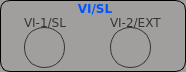
    <widget class="QFrame" name="fp_VI_ICM_SL">
     <property name="geometry">
      <rect>
       <x>54</x>
       <y>84</y>
       <width>186</width>
       <height>72</height>
      </rect>
     </property>
     <property name="styleSheet">
      <string notr="true">QFrame{border:1px solid black; background-color: qlineargradient(x1: 0, y1: 0, x2: 0, y2: 1,stop: 0 #a09f9e, stop: 1 #a09f9e);border-radius:10px;}
QLabel{border:1px solid rgba(0,0,0,0);
background-color: rgb(0, 0, 0,0);
}

</string>
     </property>
     <property name="frameShape">
      <enum>QFrame::StyledPanel</enum>
     </property>
     <property name="frameShadow">
      <enum>QFrame::Raised</enum>
     </property>
     <widget class="QFrame" name="fp_Guarding_4">
      <property name="geometry">
       <rect>
        <x>195</x>
        <y>26</y>
        <width>80</width>
        <height>30</height>
       </rect>
      </property>
      <property name="styleSheet">
       <string notr="true">border:1px solid gray;
 border-top-right-radius: 8px;
 border-top-left-radius: 8px;
 border-bottom-right-radius: 15px;
 border-bottom-left-radius: 15px;</string>
      </property>
      <property name="frameShape">
       <enum>QFrame::StyledPanel</enum>
      </property>
      <property name="frameShadow">
       <enum>QFrame::Raised</enum>
      </property>
     </widget>
     <widget class="QFrame" name="fp_VI2_EXT_2">
      <property name="geometry">
       <rect>
        <x>110</x>
        <y>27</y>
        <width>41</width>
        <height>41</height>
       </rect>
      </property>
      <property name="styleSheet">
       <string notr="true">border:1px solid rgb(53, 53, 53);border-radius:20px;
image: url(:/new/prefix1/Button-Blank-Gray-icon.png);</string>
      </property>
      <property name="frameShape">
       <enum>QFrame::StyledPanel</enum>
      </property>
      <property name="frameShadow">
       <enum>QFrame::Raised</enum>
      </property>
     </widget>
     <widget class="QLabel" name="fp_VI1_ICM_SL_label_2">
      <property name="geometry">
       <rect>
        <x>20</x>
        <y>14</y>
        <width>60</width>
        <height>17</height>
       </rect>
      </property>
      <property name="font">
       <font>
        <family>DejaVu Sans</family>
        <pointsize>9</pointsize>
        <weight>50</weight>
        <bold>false</bold>
       </font>
      </property>
      <property name="styleSheet">
       <string notr="true">color: rgb(53, 53, 53);</string>
      </property>
      <property name="text">
       <string>VI-1/SL</string>
      </property>
     </widget>
     <widget class="QLabel" name="fp_VI2_EXT_label_2">
      <property name="geometry">
       <rect>
        <x>106</x>
        <y>14</y>
        <width>60</width>
        <height>17</height>
       </rect>
      </property>
      <property name="font">
       <font>
        <family>DejaVu Sans</family>
        <pointsize>9</pointsize>
        <weight>50</weight>
        <bold>false</bold>
       </font>
      </property>
      <property name="styleSheet">
       <string notr="true">color: rgb(53, 53, 53);</string>
      </property>
      <property name="text">
       <string>VI-2/EXT</string>
      </property>
     </widget>
     <widget class="QFrame" name="fp_VI1_ICM_SL_2">
      <property name="geometry">
       <rect>
        <x>24</x>
        <y>27</y>
        <width>41</width>
        <height>41</height>
       </rect>
      </property>
      <property name="styleSheet">
       <string notr="true">border:1px solid rgb(53, 53, 53);border-radius:20px;
image: url(:/new/prefix1/Button-Blank-Gray-icon.png);</string>
      </property>
      <property name="frameShape">
       <enum>QFrame::StyledPanel</enum>
      </property>
      <property name="frameShadow">
       <enum>QFrame::Raised</enum>
      </property>
     </widget>
     <widget class="QLabel" name="fp_ICM_Guard_4">
      <property name="geometry">
       <rect>
        <x>196</x>
        <y>1</y>
        <width>75</width>
        <height>17</height>
       </rect>
      </property>
      <property name="font">
       <font>
        <family>DejaVu Sans</family>
        <pointsize>9</pointsize>
        <weight>50</weight>
        <bold>false</bold>
       </font>
      </property>
      <property name="styleSheet">
       <string notr="true">color: rgb(53, 53, 53);</string>
      </property>
      <property name="text">
       <string>ICM GUARD</string>
      </property>
     </widget>
     <widget class="QLabel" name="fp_DMM_label_4">
      <property name="geometry">
       <rect>
        <x>0</x>
        <y>0</y>
        <width>190</width>
        <height>16</height>
       </rect>
      </property>
      <property name="font">
       <font>
        <family>DejaVu Sans</family>
        <weight>75</weight>
        <bold>true</bold>
       </font>
      </property>
      <property name="styleSheet">
       <string notr="true">/*background-color:blue;
color: rgb(0, 85, 255);
color:white;
border:1px solid black;
border-radius:8px;*/
color: rgb(0, 85, 255);</string>
      </property>
      <property name="text">
       <string>VI/SL</string>
      </property>
      <property name="alignment">
       <set>Qt::AlignCenter</set>
      </property>
     </widget>
    </widget>
